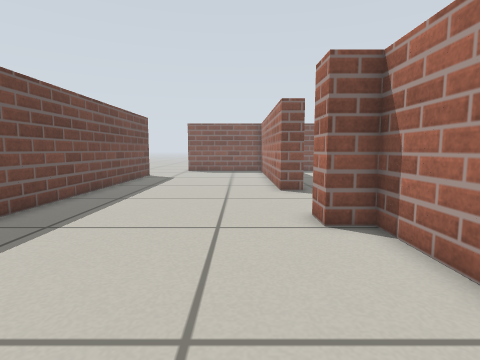
[1] (above)

22 first-person views from a walk through a world built for the Gazebo simulator. The camera is 0.45 m above the floor, tilts 6° down and sees 80° across. The floor is counted in squares, 0.25 m on a side. Each view is taken from the middle of a square. On the plan, view 1 faces up. The plan holds only what a view shows up to about 16 squares ahead; the rest is blank.

[2]
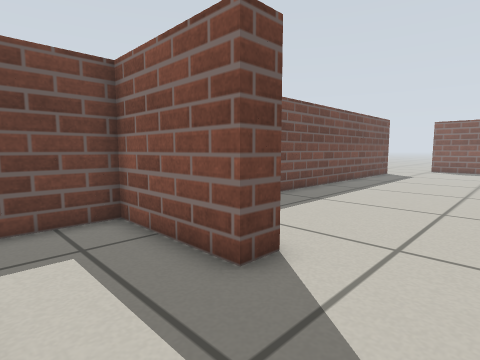

[3]
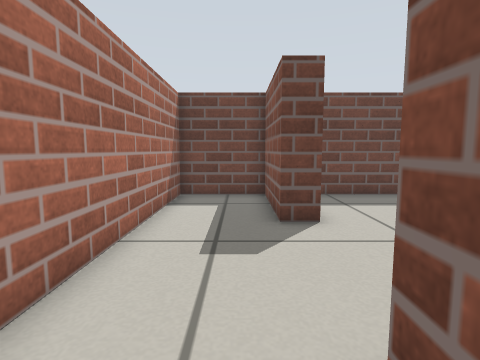

[4]
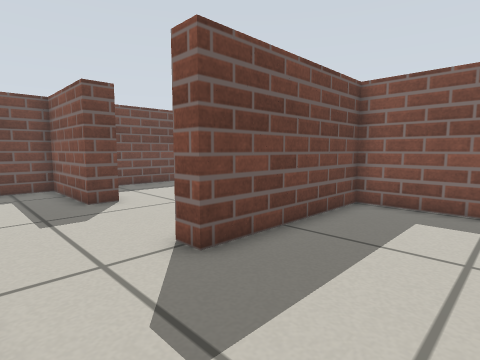

[5]
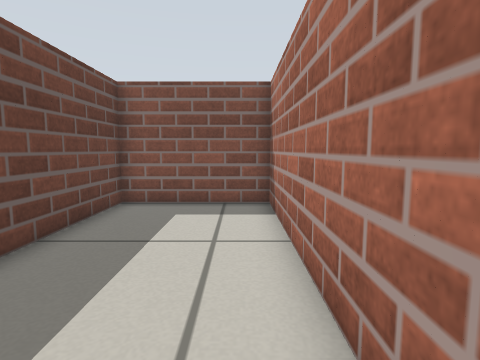

[6]
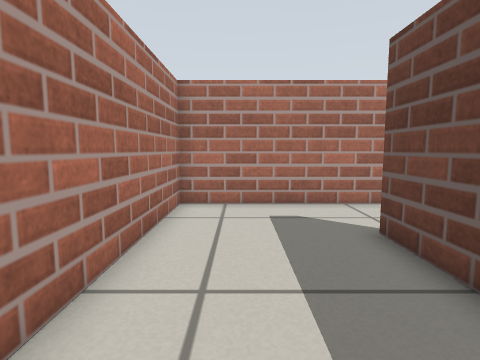

[7]
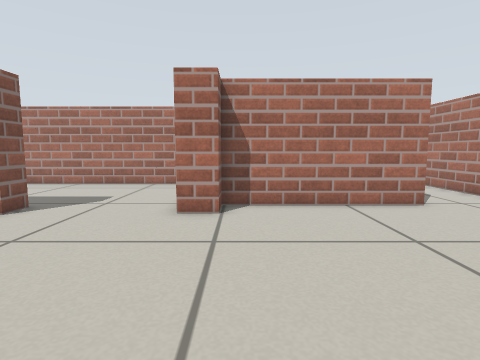

[8]
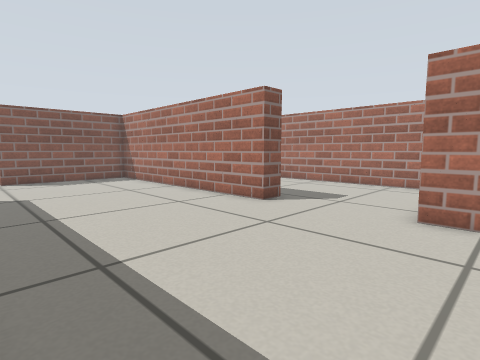

[9]
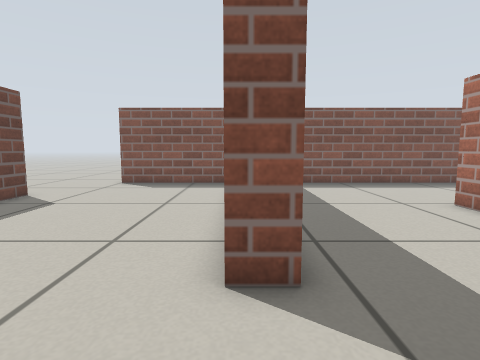

[10]
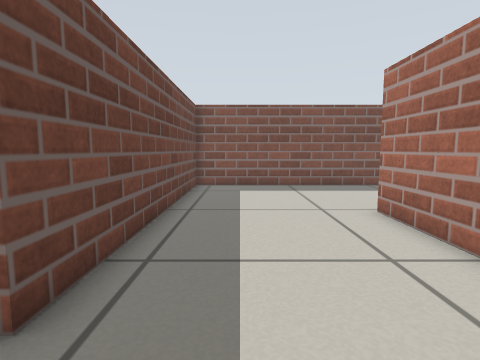

[11]
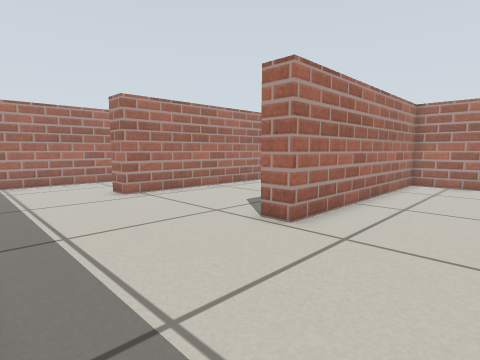

[12]
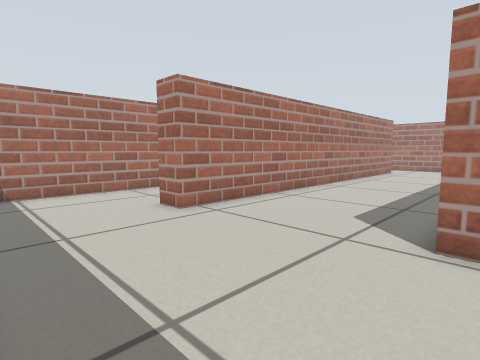

[13]
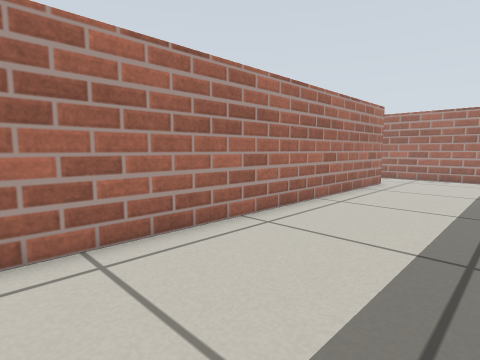

[14]
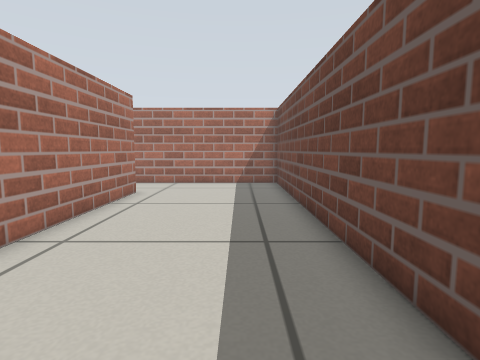

[15]
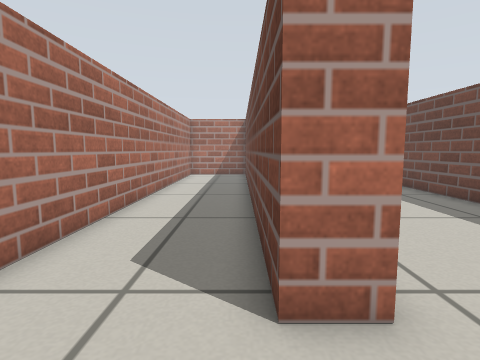

[16]
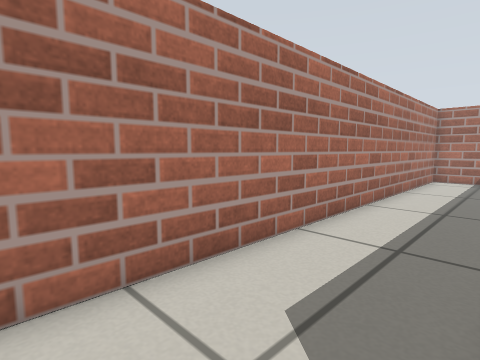

[17]
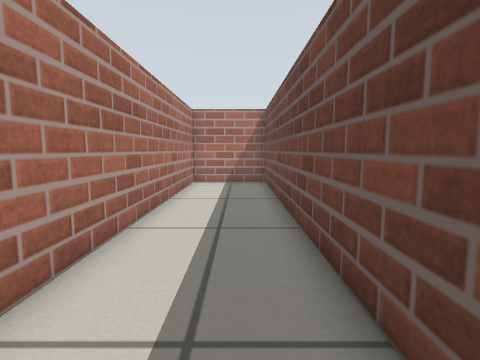

[18]
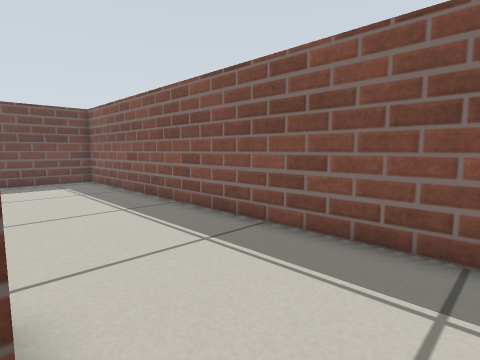

[19]
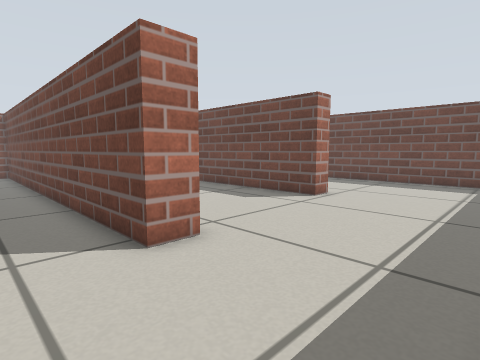

[20]
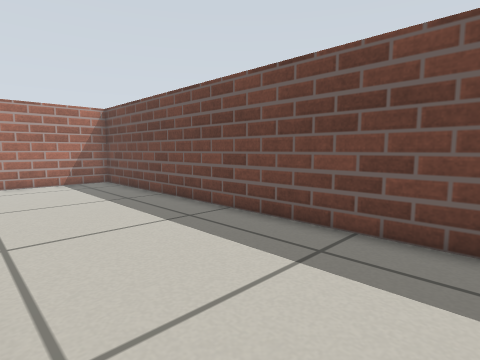

[21]
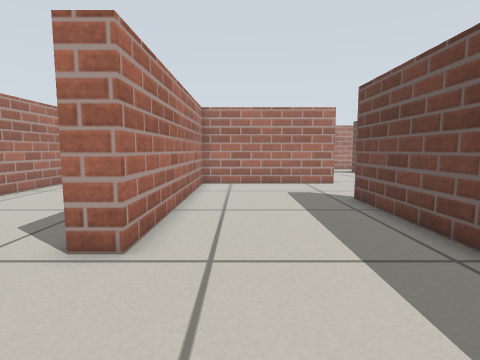

[22]
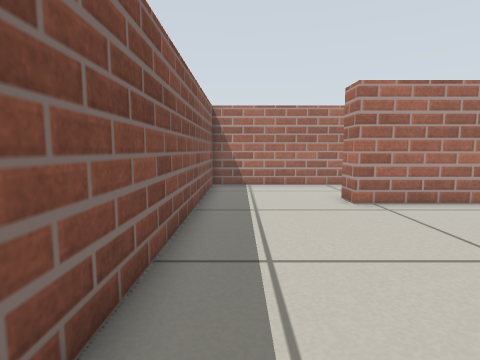

### Floor plan
Ten units are one square. View 1 is at (0, 0); x grows to the right and y downward. Boxes are objects, and circles mark ways between rooms. Rooms are numbered by the first view taken in them; rooms with no view inside come last. Other rooms are left out.
<svg viewBox="-75 -255 296 294">
<path fill="none" stroke="#000" d="M-20 -11 -20 0 -64 0 -64 34 45 34M40 0 32 0 32 -15M45 34 90 34 90 -66 40 -66 40 0M28 -126 18 -126 18 -211M-64 -162 -64 -22M32 -15 32 -66 20 -66 20 -78 35 -78M-64 -202 -64 -189M11 -244 -45 -244M35 -78 90 -78 90 -182 100 -182 100 34 166 34M164 -244 28 -244 28 -126M164 1 164 -192M164 -192 176 -192 176 -12 216 -12 216 -244 164 -244"/>
<circle cx="35" cy="20" r="3" fill="#2a7"/>
<circle cx="5" cy="-5" r="3" fill="#2a7"/>
<circle cx="25" cy="-105" r="3" fill="#2a7"/>
<circle cx="170" cy="-220" r="3" fill="#2a7"/>
<text x="-10" y="20">1</text>
<text x="60" y="-20">2</text>
<text x="-20" y="-90">3</text>
<text x="110" y="-130">4</text>
<text x="190" y="-130">5</text>
</svg>
Room 1 opens to room 2. Room 1 opens to room 3. Room 3 opens to room 4. Room 4 opens to room 5.

Where each view was taken, in squares from view 1:
view 1: 0 up, 0 right, facing up
view 2: 3 down, 1 right, facing up-left
view 3: 1 down, 5 right, facing left
view 4: 3 down, 8 right, facing up-left
view 5: 3 down, 8 right, facing up
view 6: 6 up, 7 right, facing down
view 7: 6 up, 6 left, facing right
view 8: 6 up, 6 left, facing up-right
view 9: 9 up, 2 right, facing up
view 10: 10 up, 5 right, facing up
view 11: 24 up, 5 right, facing down-right
view 12: 24 up, 9 right, facing down-right
view 13: 16 up, 11 right, facing down-right
view 14: 12 up, 12 right, facing down
view 15: 22 up, 18 right, facing down
view 16: 20 up, 18 right, facing down-right
view 17: 17 up, 19 right, facing down
view 18: 19 up, 20 right, facing up-left
view 19: 24 up, 20 right, facing down-left
view 20: 13 up, 16 right, facing down-left
view 21: 23 up, 7 right, facing down
view 22: 23 up, 7 right, facing right
